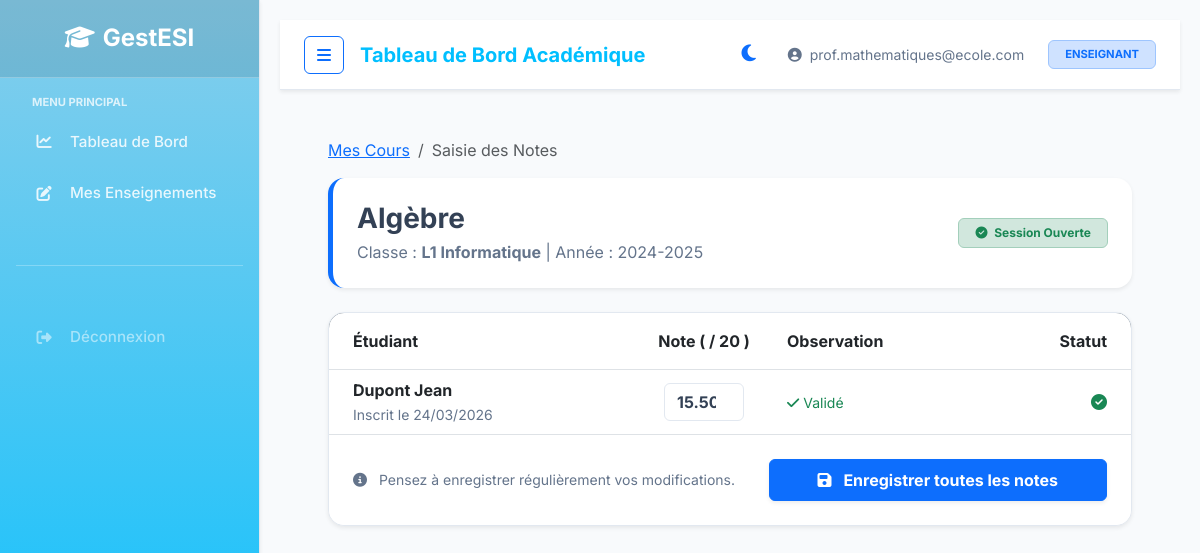
Page /index.php?url=grade/enter/1 (signed in) on the committed database.
### tables this page shows
CREATE TABLE IF NOT EXISTS affectation_cours (
    id_affectation INT AUTO_INCREMENT PRIMARY KEY,
    fk_prof INT NOT NULL,
    fk_cours INT NOT NULL,
    fk_classe INT NOT NULL,
    fk_annee INT NOT NULL,
    FOREIGN KEY (fk_prof) REFERENCES professeur(id_prof) ON DELETE CASCADE,
    FOREIGN KEY (fk_cours) REFERENCES cours(id_cours) ON DELETE CASCADE,
    FOREIGN KEY (fk_classe) REFERENCES classe(id_classe) ON DELETE CASCADE,
    FOREIGN KEY (fk_annee) REFERENCES annee_academique(id_annee) ON DELETE CASCADE
);

CREATE TABLE IF NOT EXISTS cours (
    id_cours INT AUTO_INCREMENT PRIMARY KEY,
    ue_nom VARCHAR(150) NOT NULL DEFAULT 'UE Principale',
    libelle VARCHAR(150) NOT NULL,
    coefficient DECIMAL(3,1) NOT NULL DEFAULT 1.0
);

CREATE TABLE IF NOT EXISTS classe (
    id_classe INT AUTO_INCREMENT PRIMARY KEY,
    nom_classe VARCHAR(100) NOT NULL,
    niveau VARCHAR(100),
    fk_annee INT NOT NULL,
    FOREIGN KEY (fk_annee) REFERENCES annee_academique(id_annee) ON DELETE CASCADE
);

CREATE TABLE IF NOT EXISTS note (
    id_note INT AUTO_INCREMENT PRIMARY KEY,
    valeur DECIMAL(4,2) NOT NULL CHECK(valeur >= 0 AND valeur <= 20),
    type_evaluation VARCHAR(50) NOT NULL DEFAULT 'Devoir',
    date_evaluation DATE NOT NULL,
    verrouille TINYINT(1) DEFAULT 0,
    fk_etudiant INT NOT NULL,
    fk_cours INT NOT NULL,
    fk_annee INT NOT NULL,
    FOREIGN KEY (fk_etudiant) REFERENCES etudiant(id_etudiant) ON DELETE CASCADE,
    FOREIGN KEY (fk_cours) REFERENCES cours(id_cours) ON DELETE CASCADE,
    FOREIGN KEY (fk_annee) REFERENCES annee_academique(id_annee) ON DELETE CASCADE
);

CREATE TABLE IF NOT EXISTS etudiant (
    id_etudiant INT AUTO_INCREMENT PRIMARY KEY,
    matricule VARCHAR(50) NOT NULL UNIQUE,
    nom VARCHAR(100) NOT NULL,
    prenom VARCHAR(100) NOT NULL,
    telephone VARCHAR(20) DEFAULT NULL,
    photo VARCHAR(255) DEFAULT NULL,
    fk_user INT NOT NULL,
    FOREIGN KEY (fk_user) REFERENCES utilisateur(id_user) ON DELETE CASCADE
);

### app/Controllers/GradeController.php (called while the page is built, shortened)
<?php
class GradeController extends Controller {
    public function enter($id_affectation) {
        $db = Database::getInstance();
        $stmt = $db->prepare("
            SELECT ac.*, c.libelle as cours_nom, cl.nom_classe
            FROM affectation_cours ac
            JOIN cours c ON ac.fk_cours = c.id_cours
            JOIN classe cl ON ac.fk_classe = cl.id_classe
            WHERE ac.id_affectation = ?
        ");
        $stmt->execute([$id_affectation]);
        $assignment = $stmt->fetch();
        $stmt2 = $db->prepare("
            SELECT e.id_etudiant, e.nom, e.prenom, n.valeur, n.id_note
            FROM inscription i
            JOIN etudiant e ON i.fk_etudiant = e.id_etudiant
            LEFT JOIN note n ON n.fk_etudiant = e.id_etudiant AND n.fk_cours = ? AND n.fk_annee = i.fk_annee
            WHERE i.fk_classe = ? AND i.fk_annee = ?
            ORDER BY e.nom, e.prenom
        ");
        $stmt2->execute([$assignment->fk_cours, $assignment->fk_classe, $assignment->fk_annee]);
        $students = $stmt2->fetchAll();
        $this->view('grade/entry_form', [
            'assignment' => $assignment,
            'students' => $students
        ]);
    }
}

### app/Core/Router.php (called while the page is built, shortened)
<?php
class Router {
    protected $method = 'index';
    public function __construct() {
        $url = $this->parseUrl();
        if (isset($url[0]) && file_exists('../app/Controllers/' . ucfirst($url[0]) . 'Controller.php')) {
            unset($url[0]);
        }
        $this->controller = new $controllerClass;
        if (isset($url[1])) {
            if (method_exists($this->controller, $url[1])) {
                $this->method = $url[1];
                unset($url[1]);
            }
        }
        $this->params = $url ? array_values($url) : [];
        call_user_func_array([$this->controller, $this->method], $this->params);
    }
    public function parseUrl() {
        if (isset($_GET['url'])) {
            return explode('/', filter_var(rtrim($_GET['url'], '/'), FILTER_SANITIZE_URL));
        }
        return [];
    }
}

### public/index.php (called while the page is built, shortened)
<?php
$app = new Router();

### app/Views/grade/entry_form.php (the view, shortened to what this page needs)
<?php require_once '../app/Views/layout/header.php'; ?>
<div class="row mb-4">
    <div class="col-12">
        <nav aria-label="breadcrumb">
            <ol class="breadcrumb">
                <li class="breadcrumb-item"><a href="<?php echo BASE_URL; ?>/index.php?url=grade/professor_list">Mes Cours</a></li>
                <li class="breadcrumb-item active">Saisie des Notes</li>
            </ol>
        </nav>
        <div class="d-flex justify-content-between align-items-center bg-white p-4 rounded-4 shadow-sm border-start border-primary border-5">
            <div>
                <h3 class="fw-bold mb-1"><?php echo htmlspecialchars($assignment->cours_nom); ?></h3>
                <p class="text-muted mb-0">Classe : <strong><?php echo htmlspecialchars($assignment->nom_classe); ?></strong> | Année : 2024-2025</p>
            </div>
            <div class="text-end d-none d-md-block">
                <span class="badge bg-success-subtle text-success px-3 py-2 border border-success-subtle">
                    <i class="fas fa-check-circle me-1"></i> Session Ouverte
                </span>
            </div>
        </div>
    </div>
</div>
<form action="<?php echo BASE_URL; ?>/index.php?url=grade/save_bulk" method="POST">
    <div class="card border-0 shadow-sm rounded-4 overflow-hidden">
        <div class="card-body p-0">
            <div class="table-responsive">
                <table class="table table-hover align-middle mb-0">
                    <thead class="bg-light">
                        <tr>
                            <th class="ps-4 py-3" style="width: 300px;">Étudiant</th>
                            <th class="py-3 text-center" style="width: 150px;">Note ( / 20 )</th>
                            <th class="py-3">Observation</th>
                            <th class="pe-4 py-3 text-end">Statut</th>
                        </tr>
                    </thead>
                    <tbody>
                        <?php foreach($students as $s): ?>
                        <tr>
                            <td class="ps-4">
                                <div class="fw-bold"><?php echo htmlspecialchars($s->nom . ' ' . $s->prenom); ?></div>
                                <small class="text-muted">Inscrit le <?php echo date('d/m/Y'); ?></small>
                            </td>
                            <td class="text-center">
                                <input type="number" step="0.25" min="0" max="20"
                                       name="notes[<?php echo $s->id_etudiant; ?>]"
                                       class="form-control text-center fw-bold border-2 mx-auto"
                                       style="width: 80px; <?php echo $s->valeur !== null ? 'border-color: #00BFFF;' : ''; ?>"
                                       value="<?php echo $s->valeur; ?>">
                            </td>
                             <td>
                                <?php if($s->valeur !== null): ?>
                                    <?php if($s->valeur < 10) echo '<span class="text-danger small"><i class="fas fa-exclamation-triangle me-1"></i>En dessous de la moyenne</span>';
                                          else echo '<span class="text-success small"><i class="fas fa-check me-1"></i>Validé</span>'; ?>
                                <?php else: ?>
                                    <span class="text-muted small italic">Non saisie</span>
                                <?php endif; ?>
                            </td>
                            <td class="pe-4 text-end">
                                <?php if($s->valeur !== null): ?>
                                    <i class="fas fa-check-circle text-success" title="Enregistré"></i>
                                <?php else: ?>
                                    <i class="far fa-circle text-muted" title="En attente"></i>
                                <?php endif; ?>
                            </td>
                        </tr>
                        <?php endforeach; ?>
                    </tbody>
                </table>
            </div>
        </div>
        <div class="card-footer bg-white p-4 border-top-0 d-flex justify-content-between align-items-center">
            <p class="text-muted small mb-0"><i class="fas fa-info-circle me-2"></i> Pensez à enregistrer régulièrement vos modifications.</p>
            <button type="submit" class="btn btn-primary px-5 py-2 fw-bold shadow-sm">
                <i class="fas fa-save me-2"></i> Enregistrer toutes les notes
            </button>
        </div>
    </div>
</form>
<?php require_once '../app/Views/layout/footer.php'; ?>

### public/css/style.css (style rules this page uses)
:root { --primary-color: #00BFFF; --secondary-color: #87CEEB; --accent-color: #0097a7; --body-bg: #f8fafc; --card-bg: #ffffff; --navbar-bg: #ffffff; --sidebar-gradient: linear-gradient(180deg, #87CEEB 0%, #00BFFF 100%); --text-main: #334155; --text-muted: #64748b; --text-on-primary: #ffffff; --border-color: #e2e8f0; --input-bg: #ffffff; --table-header-bg: #2c3e50; --table-hover: #f1f5f9; }
body { font-family: 'Inter', 'Segoe UI', sans-serif; background-color: var(--body-bg); color: var(--text-main); transition: background-color 0.3s ease, color 0.3s ease; }
.text-muted { color: var(--text-muted) !important; }
.card { background-color: var(--card-bg) !important; border: 1px solid var(--border-color) !important; color: var(--text-main); }
.table { color: var(--text-main) !important; }
.table thead { background-color: var(--table-header-bg) !important; color: white !important; }
.form-control, .form-select { background-color: var(--input-bg) !important; border: 1px solid var(--border-color) !important; color: var(--text-main) !important; }

### rows in the picture
affectation_cours: fk_cours.libelle "Algèbre", fk_classe.nom_classe "L1 Informatique"
note: fk_etudiant.prenom "Dupont Jean", valeur "15.50", shows "Validé"

### other values in the picture
APP_NAME "GestESI"
$_SESSION['email'] "prof.mathematiques@ecole.com"
$roles[$_SESSION['role']] "ENSEIGNANT"
